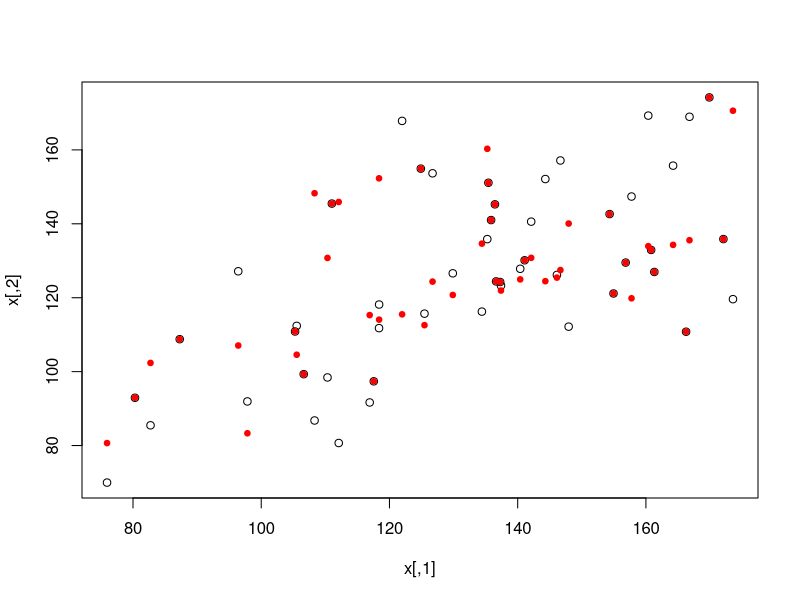

Recreate this plot in R.
library("MASS")
sig <- matrix(c(625,375,375,625), ncol=2)
n   <- 50
x   <- mvrnorm(n, mu=c(125,125), Sigma=sig)
plot(x)
na_type <- "mcar"     # mcar, mar, or mnar
na <- switch(na_type, mnar=(x[,2]<140), mar=(x[,1]<140), runif(n)<0.6)
na_impute <- "preddist"   # delete, mean subst., hot deck, cond. mean, pred. dist.
lm      <- lm(V2~V1, data=as.data.frame(x[!na,]))
b       <- coefficients(lm)
x[na,2] <- switch(na_impute, rep(NA, sum(na)),
             mean=rep(mean(x[!na,2]), sum(na)),
             hotdeck=sample(x[!na,2], sum(na), replace=TRUE),
             condmean=b[1]+b[2]*x[na,1],
             preddist=b[1]+b[2]*x[na,1]+
               sample(residuals(lm), sum(na), replace=TRUE))
points(x, col="red", pch=19, cex=0.75)
